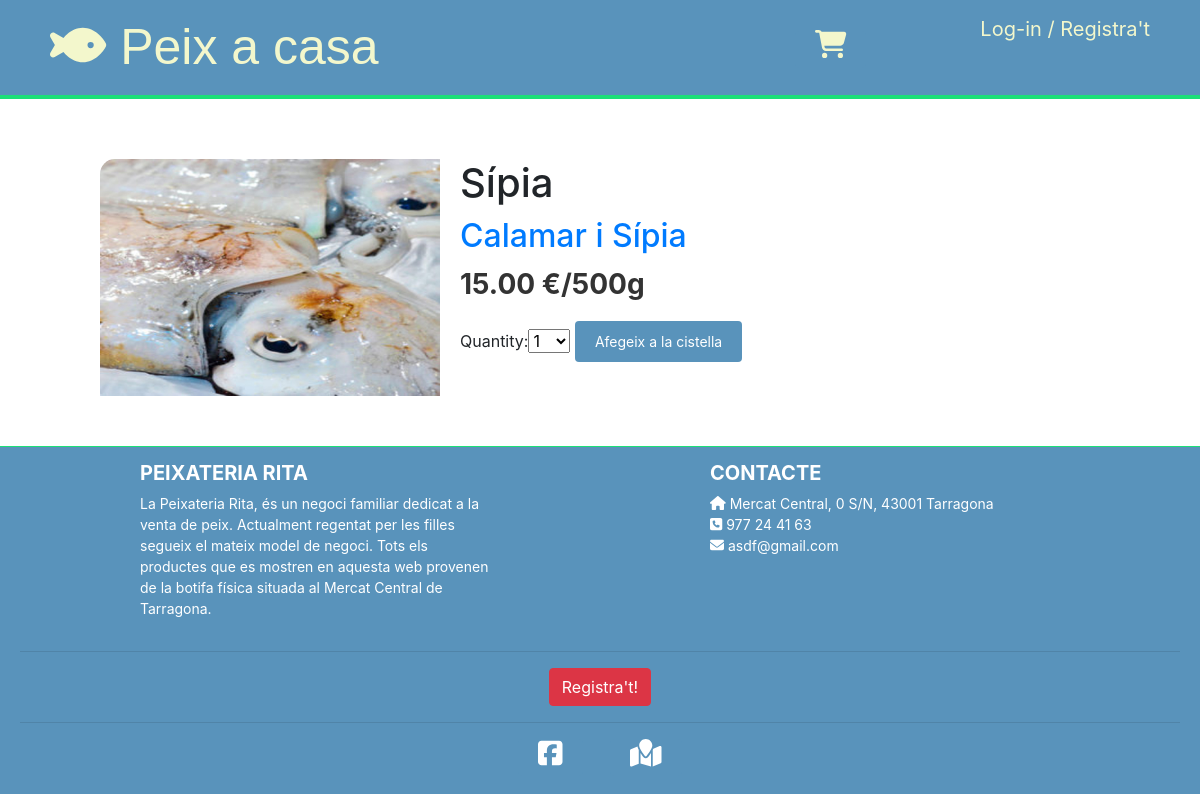
Page /24/sipia/ on the committed database.
### shop/models.py (models this page shows, shortened)
class Product(models.Model):
    category = models.ForeignKey(Category, related_name='products')
    name = models.CharField(max_length=200, db_index=True)
    slug = models.SlugField(max_length=200, db_index=True)
    image = models.ImageField(upload_to='products/%Y/%m/%d', blank=True)
    price = models.DecimalField(max_digits=10, decimal_places=2)
    stock = models.PositiveIntegerField()
    available = models.BooleanField(default=True)
    created = models.DateTimeField(auto_now_add=True)
    updated = models.DateTimeField(auto_now=True)
    class Meta:
        ordering = ('-created',)
        index_together = (('id', 'slug'),)

class Category(models.Model):
    name = models.CharField(max_length=200, db_index=True)
    slug = models.SlugField(max_length=200, db_index=True, unique=True)
    class Meta:
        ordering = ('name',)
        verbose_name = 'category'
        verbose_name_plural = 'categories'
    def __str__(self):
        return self.name
    def get_absolute_url(self):
        return reverse('shop:product_list_by_category', args=[self.slug])

### shop/views.py (the view)
# urls.py: url(r'^(?P<id>\d+)/(?P<slug>[-\w]+)/$', views.product_detail, name='product_detail'),
def product_detail(request, id, slug):
    product = get_object_or_404(Product, id=id, slug=slug, available=True)
    cart_product_form = CartAddProductForm()
    return render(request, 'shop/product/detail.html', {'product': product, 'cart_product_form': cart_product_form})

### cart/forms.py
class CartAddProductForm(forms.Form):
    quantity = forms.TypedChoiceField(choices=PRODUCT_QUANTITY_CHOICES, coerce=int)
    update = forms.BooleanField(required=False, initial=False, widget=forms.HiddenInput)

### cart/context_processors.py (called while the page is built)
def cart(request):
    return {'cart': Cart(request) }

### shop/templates/shop/product/detail.html (shortened to what this page needs)
{% extends "shop/shop.html" %}
{% load static %}
{% block content %}
    <div class="product-detail">
        <img src="{% if product.image %}{{ product.image.url }}{% else %}{% static "img/no_image.png" %}{% endif %}">
        <h1>{{ product.name }}</h1>
        <h2><a href="{{ product.category.get_absolute_url }}">{{ product.category }}</a></h2>
        <p class="price">{{ product.price }} €/500g</p>
        <form action="{% url "cart:cart_add" product.id %}" method="post">
            {{ cart_product_form }}
            <input type="submit" value="Afegeix a la cistella">
        </form>
    </div>
{% endblock %}

### shop/static/css/shop.css (style rules this page uses)
body { margin:0; padding:0; font-family:helvetica, sans-serif; }
h1, h2, h3, h4, h5 , h6 { font-family: 'Ubuntu', sans-serif; font-weight:normal; }
a { text-decoration:none; color:#5993bb; }
a.button, input[type="submit"] { color:#fff; background:#5993bb; border-radius:4px; padding:10px 20px; font-size:14px; border:0; }
.product-detail { text-align:justify; }
.product-detail .price { color:#333; font-size:28px; font-weight:bold; }
.product-detail img { width:40%; float:left; padding:0 20px 30px 0; border-radius: 15px; }
.product-detail h1 { margin-bottom:0; }
.product-detail h2 { margin-top:10px; }

### rows in the picture
Product: image (picture), name "Sípia", category "Calamar i Sípia", price "15.00"
